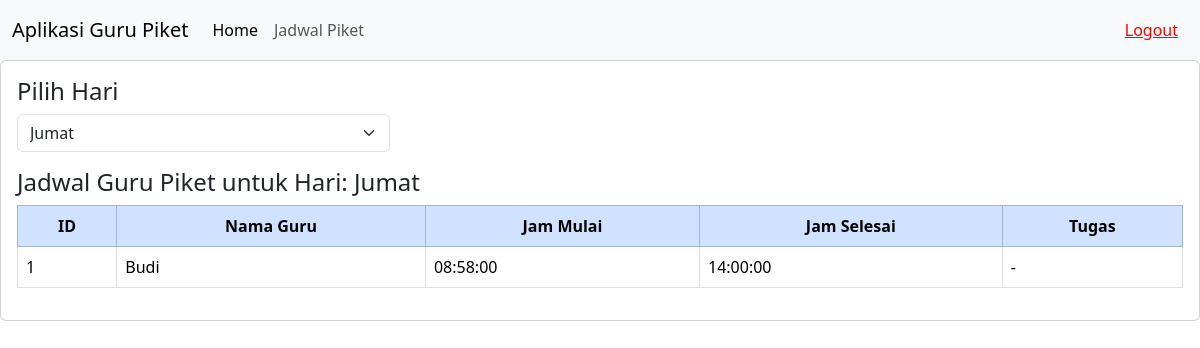
The app's page /home.php?hari=Jumat with its own data.
### tables this page shows
CREATE TABLE `jadwal_guru` (
  `id` int(11) NOT NULL,
  `nama_guru` varchar(100) NOT NULL,
  `hari` varchar(50) NOT NULL,
  `jam_mulai` time NOT NULL,
  `jam_selesai` time NOT NULL,
  `tugas` text NOT NULL
);

### home.php (the view, shortened to what this page needs)
<?php
include 'koneksi.php';
$hariIndo = [
    'Sunday' => 'Minggu',
    'Monday' => 'Senin',
    'Tuesday' => 'Selasa',
    'Wednesday' => 'Rabu',
    'Thursday' => 'Kamis',
    'Friday' => 'Jumat',
    'Saturday' => 'Sabtu',
];
$hariDipilih = isset($_GET['hari']) ? $_GET['hari'] : 'Semua';
if ($hariDipilih === 'Semua') {
    $query = "SELECT * FROM jadwal_guru";
} else {
    $query = "SELECT * FROM jadwal_guru WHERE hari = '$hariDipilih'";
}
$result = mysqli_query($koneksi, $query);
?>
<!doctype html>
<html lang="en">
<head>
  <link href="https://cdn.jsdelivr.net/npm/bootstrap@5.3.3/dist/css/bootstrap.min.css" rel="stylesheet">
</head>
<body>
  <nav class="navbar navbar-expand-lg bg-body-tertiary">
    <div class="container-fluid">
      <a class="navbar-brand" href="#">Aplikasi Guru Piket</a>
      <div class="collapse navbar-collapse" id="navbarSupportedContent">
        <ul class="navbar-nav me-auto mb-2 mb-lg-0">
          <li class="nav-item">
            <a class="nav-link active" aria-current="page" href="home.php">Home</a>
          </li>
          <li class="nav-item">
            <a class="nav-link" href="jadwal_piket.php">Jadwal Piket</a>
          </li>
        </ul>
        <div class="d-flex">
          <a href="logout.php" style="float: right; margin: 10px; color: red;">Logout</a>
        </div>
      </div>
    </div>
  </nav>
  <div class="card">
    <div class="card-body">
      <h4>Pilih Hari</h4>
      <form method="GET" action="">
        <div class="row mb-3">
          <div class="col-md-4">
            <select name="hari" class="form-select" onchange="this.form.submit()">
              <?php foreach ($hariIndo as $hariEn => $hariId) : ?>
                <option value="<?= $hariId; ?>" <?= $hariDipilih === $hariId ? 'selected' : ''; ?>>
                  <?= $hariId; ?>
                </option>
              <?php endforeach; ?>
            </select>
          </div>
        </div>
      </form>
      <h4>Jadwal Guru Piket<?= $hariDipilih === 'Semua' ? '' : ' untuk Hari: ' . $hariDipilih; ?></h4>
      <table class="table table-bordered" cellpadding="10" cellspacing="0" style="width: 100%;">
        <thead class="table-primary text-center">
          <th>ID</th>
          <th>Nama Guru</th>
          <th>Jam Mulai</th>
          <th>Jam Selesai</th>
          <th>Tugas</th>
        </thead>
        <?php if (mysqli_num_rows($result) > 0) : ?>
          <?php
            $id = 1;
            while ($row = mysqli_fetch_assoc($result)) : ?>
            <tr>
              <td><?= $id++ ?></td>
              <td><?= $row['nama_guru']; ?></td>
              <td><?= $row['jam_mulai']; ?></td>
              <td><?= $row['jam_selesai']; ?></td>
              <td><?= $row['tugas']; ?></td>
            </tr>
          <?php endwhile; ?>
        <?php else : ?>
          <tr>
            <td colspan="6" class="text-center">Tidak ada data.</td>
          </tr>
        <?php endif; ?>
      </table>
    </div>
  </div>
</body>
</html>

### records on screen
jadwal_guru: nama_guru "Budi", jam_mulai "08:58:00", jam_selesai "14:00:00", tugas "-"

### other values on screen
$hariDipilih "Jumat"
form field hari "Jumat"
